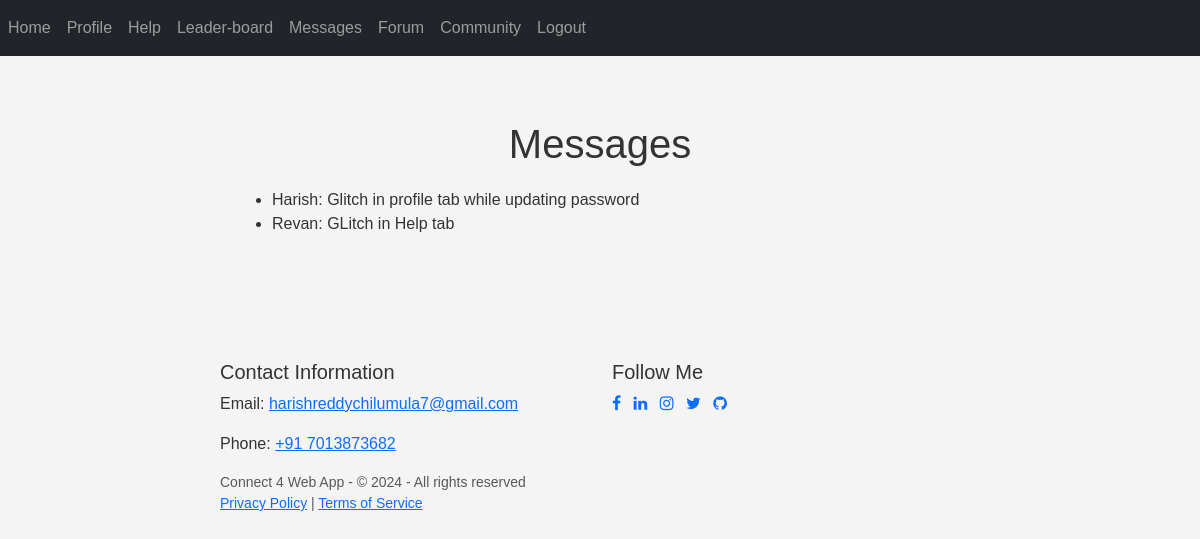
Screenshot of /messages (signed in) with the database file from the repository.
### website/models.py (models this page shows)
class Message(db.Model):
    id = db.Column(db.Integer, primary_key=True)
    content = db.Column(db.Text, nullable=False)
    user_id = db.Column(db.Integer, db.ForeignKey('user.id'), nullable=False)
    user = db.relationship('User', backref=db.backref('messages', lazy=True))

class User(db.Model, UserMixin):
    id = db.Column(db.Integer, primary_key=True)
    email = db.Column(db.String(150), unique=True, nullable=False)
    password = db.Column(db.String(150), nullable=False)
    first_name = db.Column(db.String(150), nullable=False)
    games = db.relationship('Game', backref='player', lazy=True)

### website/views.py (the view)
@views.route('/messages')
@login_required
def messages():
    messages = db.session.query(Message.content, User.first_name).join(User).all()
    return render_template('messages.html', messages=messages, user=current_user)

### website/__init__.py (called while the page is built)
def create_app():
    app = Flask(__name__)
    app.config['SECRET_KEY'] = 'hjshjhdjah kjshkjdhjs'
    app.config['SQLALCHEMY_DATABASE_URI'] = f'sqlite:///{DB_NAME}'
    db.init_app(app)
    from .views import views
    from .auth import auth
    app.register_blueprint(views, url_prefix='/')
    app.register_blueprint(auth, url_prefix='/')
    from .models import User, Game
    with app.app_context():
        db.create_all()
    login_manager = LoginManager()
    login_manager.login_view = 'auth.login'
    login_manager.init_app(app)
    @login_manager.user_loader
    def load_user(id):
        return User.query.get(int(id))
    return app

### website/templates/messages.html (shortened to what this page needs)
{% extends "base.html" %}
{% block content %}
<!DOCTYPE html>
<html lang="en">
<head>
</head>
<body>
    <div class="container">
        {% if user.id==1 %}
        <h1>Messages</h1>
        <ul>
            {% for message in messages %}
                <li>{{ message[1] }}: {{ message[0] }}</li>
            {% endfor %}
        </ul>
        {% else %}
        <p>You are not allowed to view this page.</p>
        {% endif %}
    </div>
</body>
</html>
{% endblock %}

### website/templates/messages.html (style rules this page uses)
body { font-family: Arial, sans-serif; background-color: #f4f4f4; color: #333; margin: 0; padding: 0; }
.container { max-width: 800px; margin: 0 auto; padding: 20px; }
h1 { color: #333; text-align: center; margin-bottom: 20px; }

### rows the page displays
Message: first_name "Harish", content "Glitch in profile tab while updating password"
Message: first_name "Revan", content "GLitch in Help tab"
